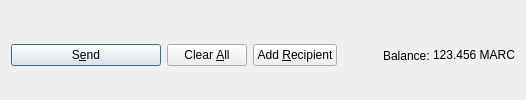
         <widget class="QFrame" name="frame_Send">
          <layout class="QHBoxLayout" name="horizontalLayout">
           <property name="bottomMargin">
            <number>0</number>
           </property>
           <item>
            <widget class="QPushButton" name="sendButton">
             <property name="minimumSize">
              <size>
               <width>150</width>
               <height>0</height>
              </size>
             </property>
             <property name="toolTip">
              <string>Confirm the send action</string>
             </property>
             <property name="text">
              <string>S&amp;end</string>
             </property>
             <property name="icon">
              <iconset resource="../marcoin.qrc">
               <normaloff>:/icons/send</normaloff>:/icons/send</iconset>
             </property>
             <property name="autoDefault">
              <bool>false</bool>
             </property>
             <property name="default">
              <bool>true</bool>
             </property>
            </widget>
           </item>
           <item>
            <widget class="QPushButton" name="clearButton">
             <property name="sizePolicy">
              <sizepolicy hsizetype="Minimum" vsizetype="Fixed">
               <horstretch>0</horstretch>
               <verstretch>0</verstretch>
              </sizepolicy>
             </property>
             <property name="toolTip">
              <string>Clear all fields of the form.</string>
             </property>
             <property name="text">
              <string>Clear &amp;All</string>
             </property>
             <property name="icon">
              <iconset resource="../marcoin.qrc">
               <normaloff>:/icons/remove</normaloff>:/icons/remove</iconset>
             </property>
             <property name="autoDefault">
              <bool>false</bool>
             </property>
            </widget>
           </item>
           <item>
            <widget class="QPushButton" name="addButton">
             <property name="toolTip">
              <string>Send to multiple recipients at once</string>
             </property>
             <property name="text">
              <string>Add &amp;Recipient</string>
             </property>
             <property name="icon">
              <iconset resource="../marcoin.qrc">
               <normaloff>:/icons/add</normaloff>:/icons/add</iconset>
             </property>
             <property name="autoDefault">
              <bool>false</bool>
             </property>
            </widget>
           </item>
           <item>
            <spacer name="horizontalSpacer">
             <property name="orientation">
              <enum>Qt::Horizontal</enum>
             </property>
             <property name="sizeHint" stdset="0">
              <size>
               <width>40</width>
               <height>20</height>
              </size>
             </property>
            </spacer>
           </item>
           <item>
            <layout class="QHBoxLayout" name="horizontalLayout_2">
             <property name="spacing">
              <number>3</number>
             </property>
             <item>
              <widget class="QLabel" name="label">
               <property name="text">
                <string>Balance:</string>
               </property>
              </widget>
             </item>
             <item>
              <widget class="QLabel" name="labelBalance">
               <property name="sizePolicy">
                <sizepolicy hsizetype="Preferred" vsizetype="Fixed">
                 <horstretch>0</horstretch>
                 <verstretch>0</verstretch>
                </sizepolicy>
               </property>
               <property name="cursor">
                <cursorShape>IBeamCursor</cursorShape>
               </property>
               <property name="text">
                <string notr="true">123.456 MARC</string>
               </property>
               <property name="textInteractionFlags">
                <set>Qt::LinksAccessibleByMouse|Qt::TextSelectableByKeyboard|Qt::TextSelectableByMouse</set>
               </property>
              </widget>
             </item>
            </layout>
           </item>
          </layout>
         </widget>
